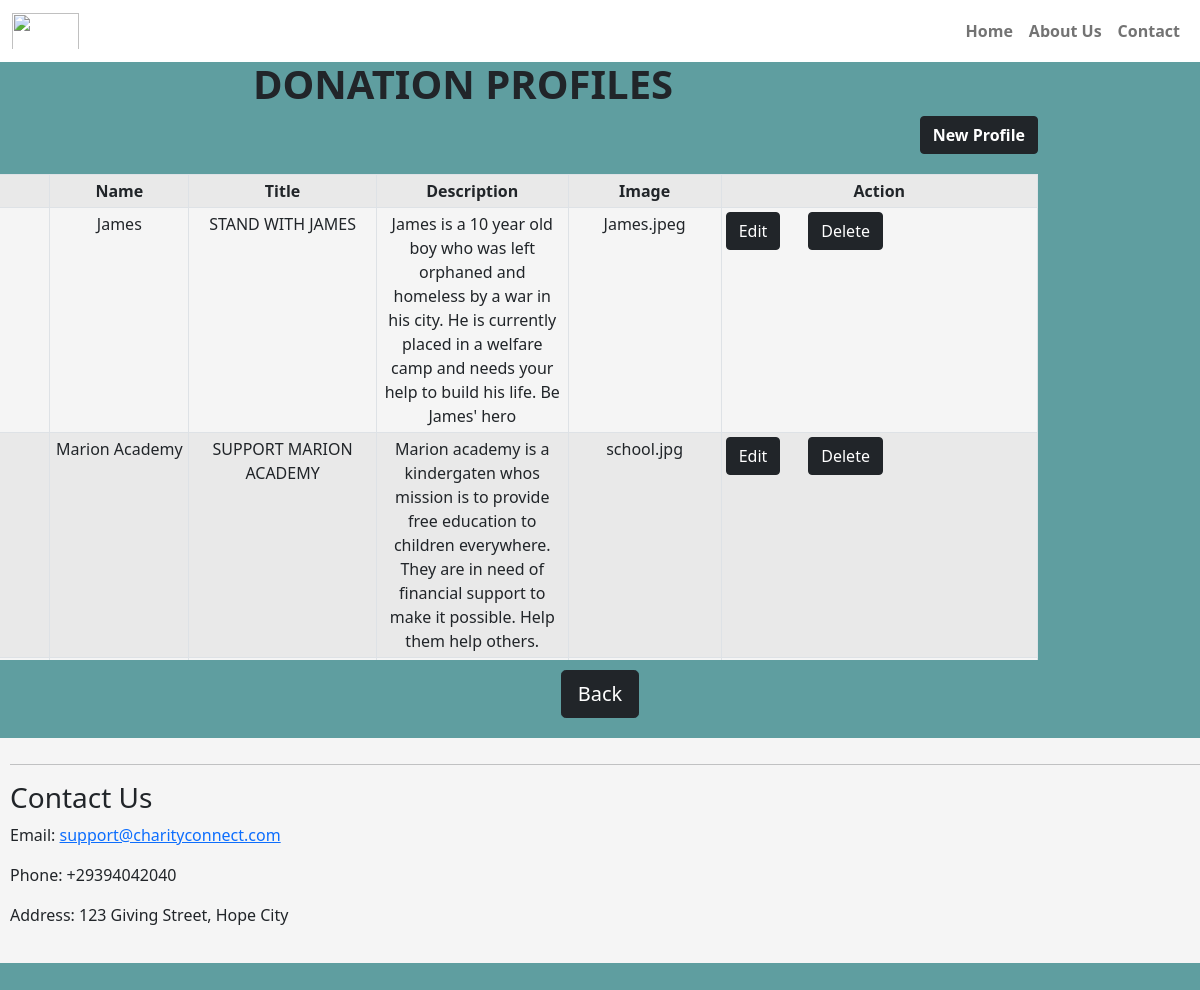
/manageprofile.php (signed in), run on the app's committed database.
### tables this page shows
CREATE TABLE `stories` (
  `id` int(11) NOT NULL,
  `name` varchar(255) NOT NULL,
  `title` varchar(255) NOT NULL,
  `description` text NOT NULL,
  `image` varchar(255) NOT NULL
);

### manageprofile.php (the view, shortened to what this page needs)
<?php
include('db_connection.php');
$edit_id=isset($_POST['edit']) ? $_POST['id'] : null;
$sql="SELECT * FROM stories";
$rs=mysqli_query($con,$sql);
?>
<!doctype html>
<html>
<head>
<link href="https://cdn.jsdelivr.net/npm/bootstrap@5.0.2/dist/css/bootstrap.min.css" rel="stylesheet">
</head>
<body>
<div class="container-fluid">
	<nav class="navbar navbar-expand-sm navbar-light fixed-top">
	<div class="container-fluid">
		<img src="images/logo.jpg" width="67" height="46" class="navbar-brand">
	  <ul class="navbar-nav">
			<li class="nav-item">
				<a class="nav-link" href="index.php"><strong>Home</strong></a>
				</li>
			<li class="nav-item">
				<a  class="nav-link" href="aboutus.php"><strong>About Us</strong></a>
				</li>
			<li class="nav-item">
				<a class="nav-link"  href="#contact"><strong>Contact</strong></a>
				</li>
			</ul>
			</div>
    </nav>
<div id="div1" class="table-responsive">
		<h1><strong>DONATION PROFILES</strong></h1>
	<div id="div4"><a href="profileform.php" class=" btn btn-dark" ><strong>New Profile</strong></a></div>
	<table style="background-color: whitesmoke" width="135%" border="1" align="center" class=" table table-sm table-bordered p-5 table-striped table-hover ">
		<tbody>
			<tr>
				<th width="144">ID</th>
				<th width="178">Name</th>
				<th width="255">Title</th>
				<th width="250">Description</th>
				<th width="193">Image</th>
				<th width="200">Action</th>
			</tr>
			<tr>
		   <?php
				while($rows=$rs->fetch_assoc()){
				?>
					<?php
					if($edit_id == $rows['id']){
					?>
					<form method="post">
						<td height="74">
						<input type="text" name="id" value="<?php echo $rows['id'];?>"></td>
					    <td><input type="text" name="name" value="<?php echo $rows['name'];?>"></td>
						<td><input type="text" name="title" value="<?php echo $rows['title'];?>"></td>
						<td><input type="text" name="story" value="<?php echo $rows['description'];?>"></td>
						<td><input type="text" name="image" value="<?php echo $rows['image'] ?>"></td>
						<td>
						<button type="submit" name="update" class="btn btn-dark"> Update</button>
						</td>
			  </form>
				<?
					} else{
					?>
				<td width="248"><?php echo $rows ['id']; ?> </td>
				<td width="139"><?php echo $rows ['name']; ?> </td>
				<td width="20"><?php echo $rows ['title']; ?> </td>
				<td width="20"><?php echo $rows ['description']; ?> </td>
				<td width="20"><?php echo $rows ['image']; ?> </td>
				<?
				} ?>
                 	<td width="413">
						<div class="d-flex gap-2">
					<?php if ($edit_id != $rows['id']){ ?>
					<form method="post" style="padding-right: 20px">
                          <button type="submit" name="edit" class="btn btn-dark">Edit</button>
					</form>
					<?
				}?>
						<form method="post">
						<button type="submit" name="delete" id="delete" class="btn btn-dark" onClick="return confirm('Are you sure you want to delete this user?')">Delete</button>
					</form>
					</div>
				</td>
			</tr>
			<?
				   } ?>
		</tbody>
		</table>
	</div>
</div>
	<div id="div3"><a href="admin.php" class="btn btn-dark btn-lg">Back</a></div>
	<div id="div2">
		<hr>
	<footer id="contact">
	<h3>Contact Us</h3>
	<p>Email: <a href="mailto:support@charityconnect.com">support@charityconnect.com</a></p>
	<p>Phone: +29394042040</p>
	<p>Address: 123 Giving Street, Hope City</p>
	</footer>
	</div>
</body>
</html>

### manageprofile.php (style rules this page uses)
body { padding-top: 10px; background-color: cadetblue; background-size: 100%; }
nav { background-color: white; }
#div1 { text-align: center; float: right; margin-top: 50px; margin-left: 50px; margin-bottom: 10px; align-content: center; padding-right: 150px; width: 1300px; height: 600px; }
#div2 { background-color: whitesmoke; padding-left: 10px; margin-top: 10px; padding-bottom: 20px; padding-top: 10px; clear: both; }
#div3 { clear: both; text-align: center; margin-top: 50px; margin-bottom: 20px; }
#div4 { float: right; padding-bottom: 20px; }

### data on the page
stories: name "James", title "STAND WITH JAMES", description "James is a 10 year old boy who was left orphaned and homeless by a war in his city. He is currently placed in a welfare camp and needs your help to build his life. Be James' hero", image "James.jpeg"
stories: name "Marion Academy", title "SUPPORT MARION ACADEMY", description "Marion academy is a kindergaten whos mission is to provide free education to children everywhere. They are in need of financial support to make it possible. Help them help others.", image "school.jpg"
